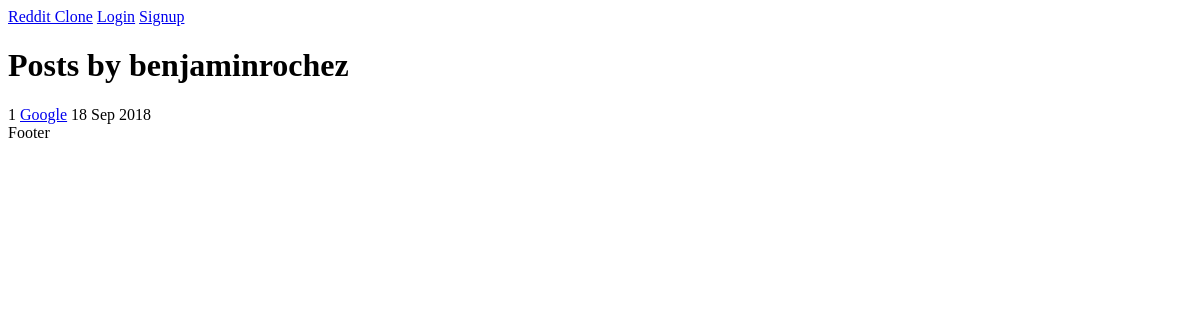
The page /posts/author/1/ on the database as committed earlier.
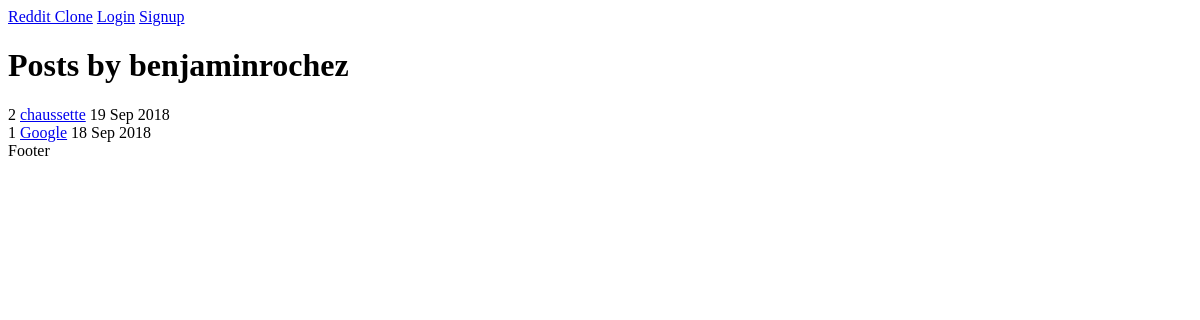
The same page on the database as committed later.
### posts/models.py (models this page shows)
class Posts(models.Model):
    title = models.CharField(max_length=200)
    url = models.TextField()
    pub_date = models.DateTimeField()
    author = models.ForeignKey(User)
    votes_total = models.IntegerField(default = 1)
    def pub_date_pretty(self):
        return self.pub_date.strftime('%e %b %Y')

### posts/views.py (the view)
# urls.py: url(r'^author/(?P<fk>[0-9]+)/$', views.userposts, name="userposts"),
def userposts(request, fk):
    post = models.Posts.objects.filter(author__id=fk).order_by('-votes_total')
    author = User.objects.get(pk = fk)
    return render(request, 'posts/user.html', {'post': post, 'author': author})

### posts/templates/posts/user.html
{% extends 'base.html' %}
{% block content %}
<h1>Posts by {{author.username}}</h1>
{% for post in post.all %}
<div>
    {{post.votes_total}}
    <a href="{{post.url}}"> {{post.title}}</a>
    {{post.pub_date_pretty}}
</div>
{% endfor %}
{% endblock %}

Rows that differ between the two databases and show on the page:
added Posts: votes_total "2", title "chaussette", pub_date_pretty "19 Sep 2018"
